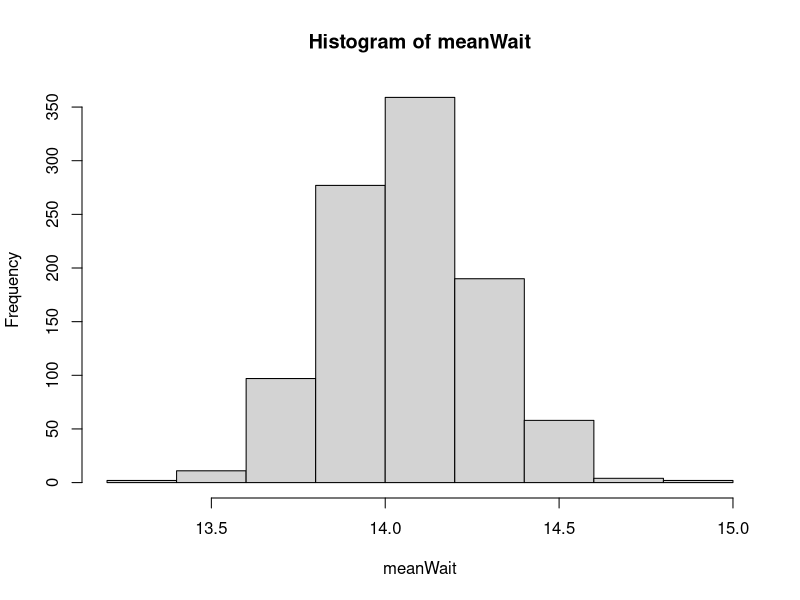

The R script that drew this image:
set.seed(1)
waitTime<-function(){
  tiffany<- runif(1)*15
  barber<- runif(3)*15
  tiffanyWanted <- sample(c(T,F,F,F),1)
  
  if (tiffanyWanted){
    time <- tiffany + 15
  }
  else(
    if (all(tiffany < barber)){
      time <- tiffany + 15
    }
    else{
      time <- tiffany
      
    }
  )
  return(time)
}
meanWait <- NULL
for(j in 1:1000){
waitTimed<-NULL
for (i in 1:1000){
  waitTimed<-rbind(waitTimed,waitTime())
}
meanWait<-c(meanWait,mean(waitTimed))
}
mean(meanWait)
hist(meanWait)